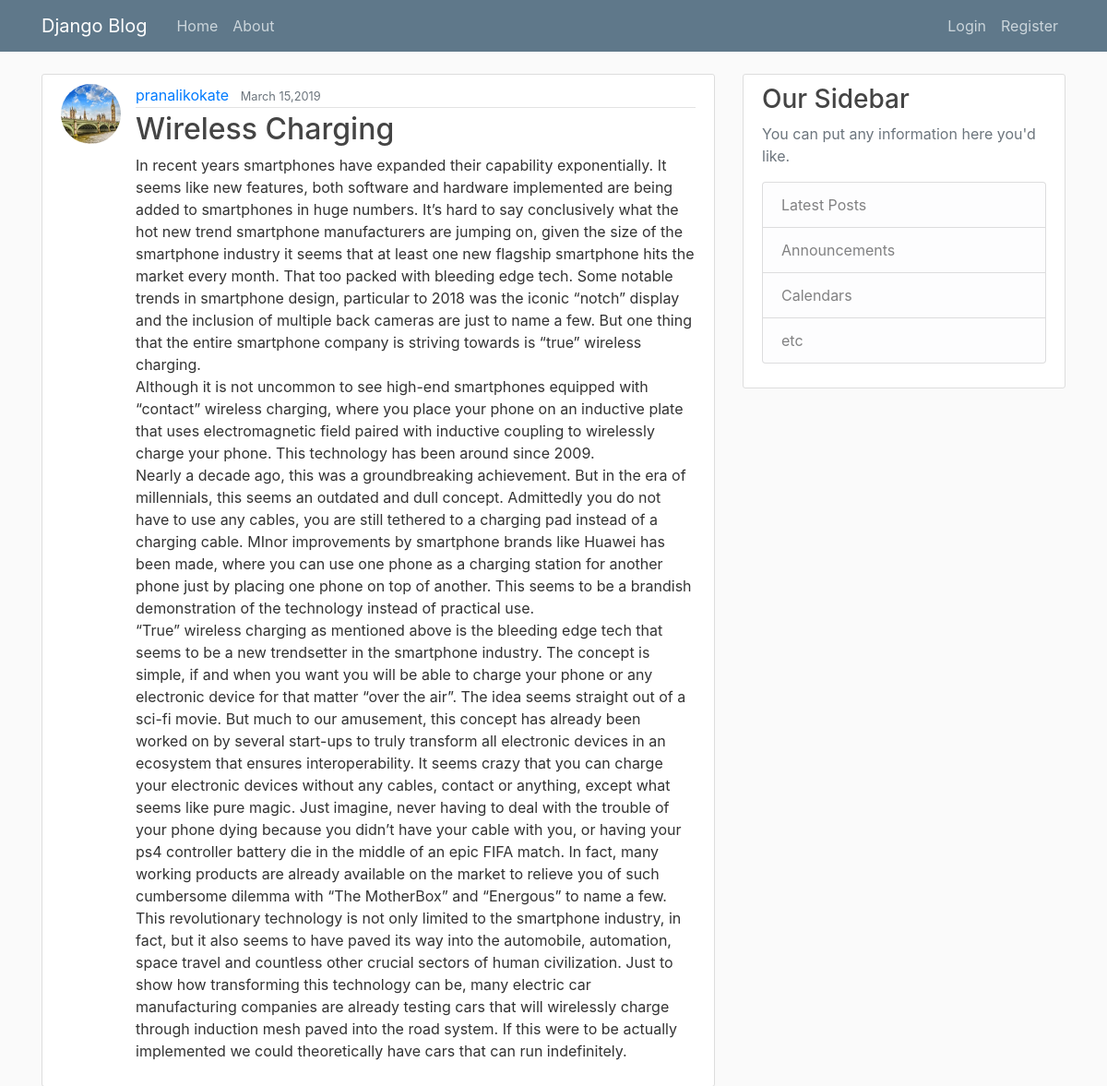
The app's page /post/31/ with its own data.
### blog/models.py (models this page shows, shortened)
class Post(models.Model):
	title= models.CharField(max_length=100)
	content= models.TextField()
	date_posted= models.DateTimeField(default=timezone.now)
	author=models.ForeignKey(User,on_delete=models.CASCADE)

### users/models.py (models this page shows, shortened)
class Profile(models.Model):
	user=models.OneToOneField(User,	on_delete=models.CASCADE)
	image=models.ImageField(default='default.jpg',upload_to='profile_pics')

### blog/views.py (the view)
# urls.py: path('post/<int:pk>/', PostDetailView.as_view(),name='post-detail'),
class PostDetailView(DetailView):
	model=Post

### blog/templates/blog/post_detail.html (shortened to what this page needs)
      {% extends "blog/base.html" %}
      {% block content %}
	          <article class="media content-section">
	          		<img class="rounded-circle article-img" src="{{ object.author.profile.image.url }}">
					  <div class="media-body">
					    <div class="article-metadata">
					      <a class="mr-2" href="{% url 'user-posts' object.author.username %}">{{ object.author }}</a>
					      <small class="text-muted">
					      	{{ object.date_posted|date:"F d,Y" }}
					      </small>
					    </div>
					    <h2 class="article-title" href="#">{{ object.title }}</h2>
					    <p class="article-content">{{ object.content }}</p>
					  </div>
					</article>
      {% endblock content %}

### blog/static/blog/main.css (style rules this page uses)
body { background: #fafafa; color: #333333; margin-top: 5rem; }
h1, h2, h3, h4, h5, h6 { color: #444444; }
.content-section { background: #ffffff; padding: 10px 20px; border: 1px solid #dddddd; border-radius: 3px; margin-bottom: 20px; }
.article-title { color: #444444; }
.article-content { white-space: pre-line; }
.article-img { height: 65px; width: 65px; margin-right: 16px; }
.article-metadata { padding-bottom: 1px; margin-bottom: 4px; border-bottom: 1px solid #e3e3e3 }

### records on screen
Post: author.profile.image (picture), author "pranalikokate", date_posted "March 15,2019", title "Wireless Charging", content "In recent years smartphones have expanded their capability exponentially. It seems like new features, both software and hardware implemented are being added to smartphones in huge numbers. It’s hard to say conclusively what the hot new trend smartphone manufacturers are jumping on, given the size of the smartphone industry it seems that at least one new flagship smartphone hits the market every month. That too packed with bleeding edge tech. Some notable trends in smartphone design, particular to 2018 was the iconic “notch” display and the inclusion of multiple back cameras are just to name a few. But one thing that the entire smartphone company is striving towards is “true” wireless…"
